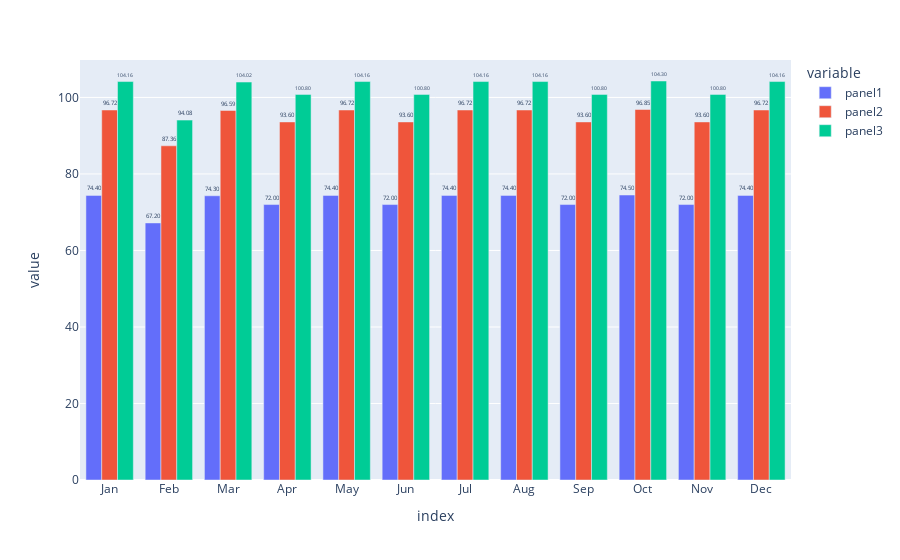

Notebook code for this chart:
### Code cell
fig = px.bar(result,barmode='group',text_auto='.2f')
fig.update_traces(textfont_size=20, textangle=0, textposition="outside")
fig.show()

### Figure 1 — Plotly figure (JSON) as saved in the notebook; plotly's stock layout.template omitted (floating-point values rounded to 4 significant figures)
{"data": [{"alignmentgroup": "True", "hovertemplate": "variable=panel1<br>index=%{x}<br>value=%{y}<extra></extra>", "legendgroup": "panel1", "marker": {"color": "#636efa", "pattern": {"shape": ""}}, "name": "panel1", "offsetgroup": "panel1", "orientation": "v", "showlegend": true, "textangle": 0, "textfont": {"size": 20}, "textposition": "outside", "texttemplate": "%{y:.2f}", "type": "bar", "x": ["Jan", "Feb", "Mar", "Apr", "May", "Jun", "Jul", "Aug", "Sep", "Oct", "Nov", "Dec"], "xaxis": "x", "y": [74.4, 67.2, 74.3, 72, 74.4, 72, 74.4, 74.4, 72, 74.5, 72, 74.4], "yaxis": "y"}, {"alignmentgroup": "True", "hovertemplate": "variable=panel2<br>index=%{x}<br>value=%{y}<extra></extra>", "legendgroup": "panel2", "marker": {"color": "#EF553B", "pattern": {"shape": ""}}, "name": "panel2", "offsetgroup": "panel2", "orientation": "v", "showlegend": true, "textangle": 0, "textfont": {"size": 20}, "textposition": "outside", "texttemplate": "%{y:.2f}", "type": "bar", "x": ["Jan", "Feb", "Mar", "Apr", "May", "Jun", "Jul", "Aug", "Sep", "Oct", "Nov", "Dec"], "xaxis": "x", "y": [96.72, 87.36, 96.59, 93.6, 96.72, 93.6, 96.72, 96.72, 93.6, 96.85, 93.6, 96.72], "yaxis": "y"}, {"alignmentgroup": "True", "hovertemplate": "variable=panel3<br>index=%{x}<br>value=%{y}<extra></extra>", "legendgroup": "panel3", "marker": {"color": "#00cc96", "pattern": {"shape": ""}}, "name": "panel3", "offsetgroup": "panel3", "orientation": "v", "showlegend": true, "textangle": 0, "textfont": {"size": 20}, "textposition": "outside", "texttemplate": "%{y:.2f}", "type": "bar", "x": ["Jan", "Feb", "Mar", "Apr", "May", "Jun", "Jul", "Aug", "Sep", "Oct", "Nov", "Dec"], "xaxis": "x", "y": [104.2, 94.08, 104.0, 100.8, 104.2, 100.8, 104.2, 104.2, 100.8, 104.3, 100.8, 104.2], "yaxis": "y"}], "layout": {"barmode": "group", "legend": {"title": {"text": "variable"}, "tracegroupgap": 0}, "margin": {"t": 60}, "xaxis": {"anchor": "y", "domain": [0, 1], "title": {"text": "index"}}, "yaxis": {"anchor": "x", "domain": [0, 1], "title": {"text": "value"}}}}
